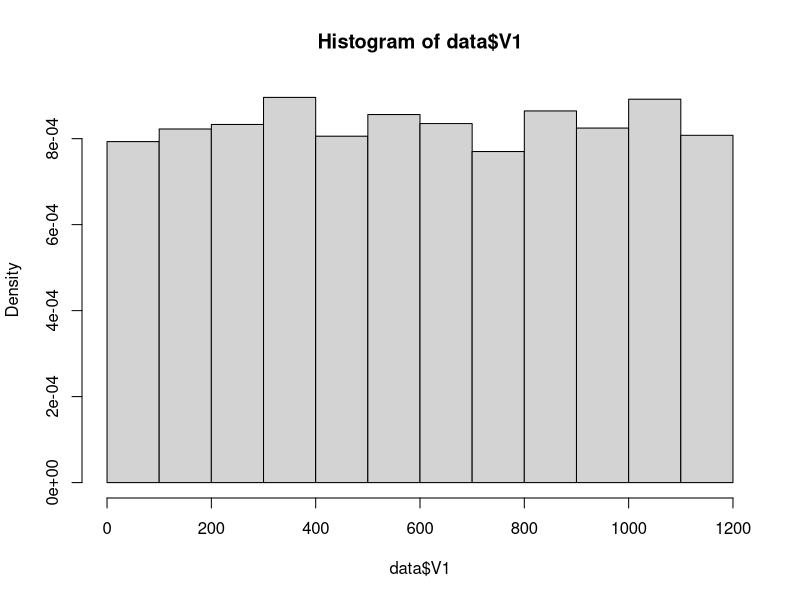
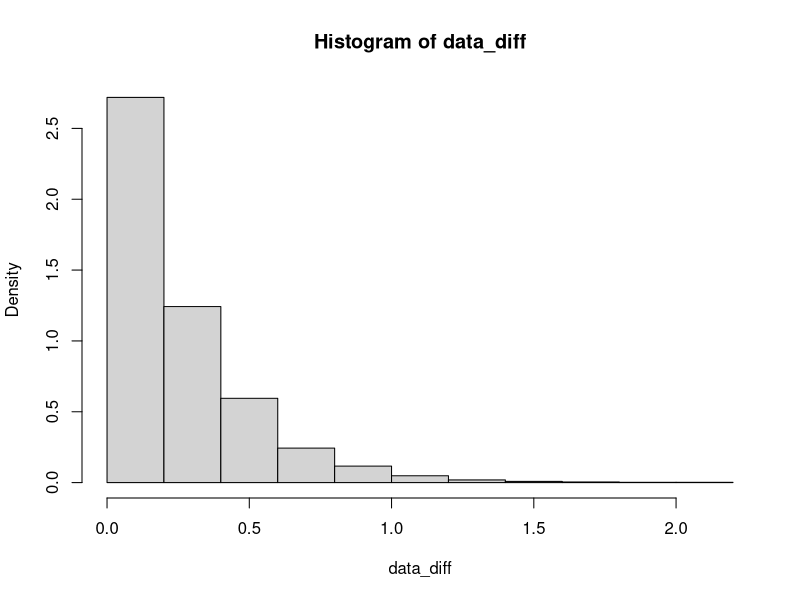
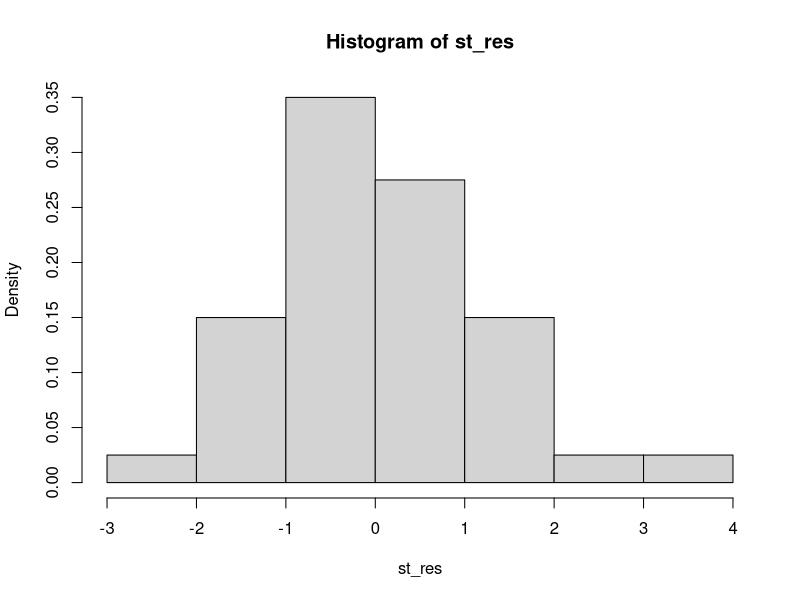
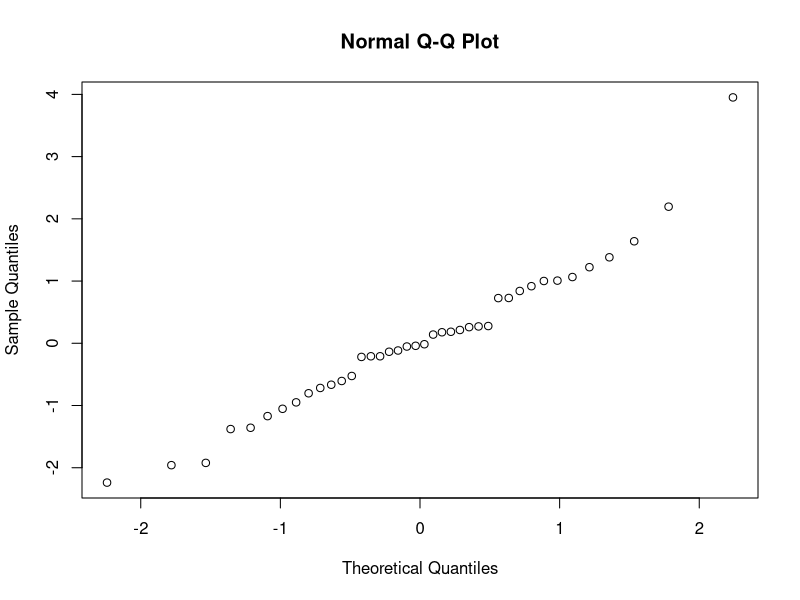
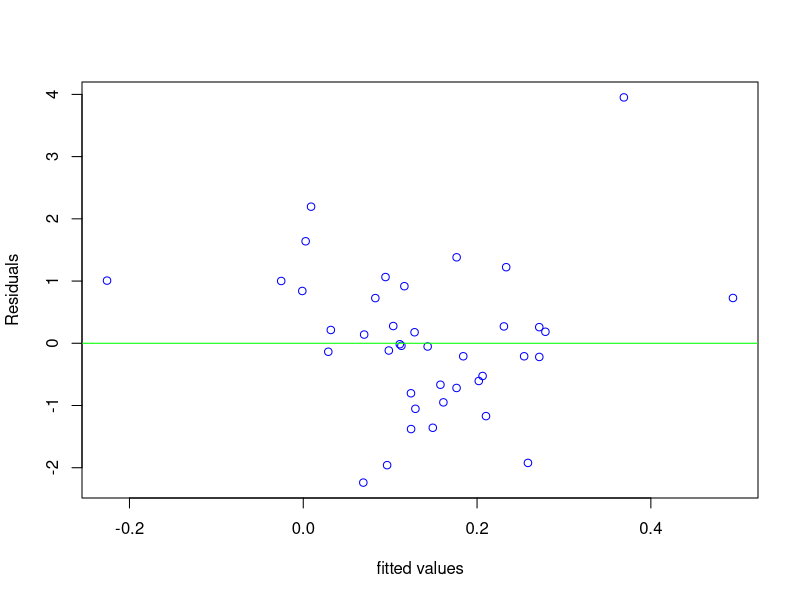

Write R code to recreate these figures, in order.
# Author: Carlos Jesus Caro
# Email: carlos.jesus-caro@edu.dsti.institute

##############################################################################
# Exercise 1
##############################################################################

# Importing the data
data <- read.table('./FinalExam/data1.txt', header = FALSE)
head(data)
class(data$V1)

# Option 1
##########

# Plotting the histogram
hist(data$V1, freq = FALSE)
# Note: Based on the histogream, it looks like an Uniform distribution

# Applying the Kolmogorov-Smirnov test
ks.test(data$V1, punif, min(data$V1), max(data$V1))
# Note: p-value: 0.783 ==> H0 is not rejected, data$V1 seems to be a uniform
# random variable

# Option 2
##########

# Calculating the time arrival between 2 points
data_diff <- diff(data$V1)

# Histogram of the time difference between 2 points from data$V1
hist(data_diff, freq = FALSE)
# Note: Based on the histogream, it looks like an Exponential distribution

c
ks.test(data_diff, pexp, 1 / mean(data_diff))
# Note: p-value: 0.5568 ==> We accept H0, the difference between 2 points of data$V1
# is an exponential random variable

# Calculating lambda
lambda_hat <- 1 / mean(data_diff)
lambda_hat

##############################################################################
# Exercise 2
##############################################################################

# Importing the data
uk_train <- read.table('./FinalExam/ukcomp1_r.dat', header = TRUE)
uk_test <- read.table('./FinalExam/ukcomp2_r.dat', header = TRUE)

# Exploring the training data set
head(uk_train)
class(uk_train)
dim(uk_train)

# Exploring the test data set
head(uk_test)
class(uk_test)
dim(uk_test)

# Note: All variables are numeric

# Checking the correlation
cor(uk_train)
# Note: There is no indication that a varibale can be supressed from
# the correlatin analysis

# Building a linear model
lm_model <- lm(RETCAP~., data = uk_train)
summary(lm_model)
#  Note: Wihtout validating the noise, we can only consider the value
# coefficients since they are calculated with the least squared method
# and the adjusted R^2 value. Additional interpretations require the
# validation of the noise

# Validating the noise
# Step 1: Studiantized residuals
st_res <- rstudent(lm_model)
# Step 2: Histogram analysis
hist(st_res, freq = FALSE)
# Note: it seems to be Gaussian but it is not conclusive
# Step 3: QQ plot
qqnorm(st_res)
# Note: it seems to be ok for a Gaussian noise
# Step 4: checking homoscedasticity
plot.res <- function(x,y,title=" ")
{
  plot(x,y,col='blue',ylab='Residuals',xlab='fitted values',main=title)
  abline(h=0,col='green')
}
plot.res(predict(lm_model), st_res)
# Note: it looks ok for homscedasticity
# Applying the Shapiro test
shapiro.test(st_res)
# Notes: p-value = 0.167 ==> The residuals are Gaussian

# Variable selection
library(MASS)
# 1. AIC Backwards
mod_sel_back <- stepAIC(lm_model, ~., direction = c("backward"), test = "F")
# Note: AIC = -202.44
# Calculating the error
pred_aic_back <- predict(mod_sel_back, newdata = uk_test)
res_aic_back <- pred_aic_back - uk_test$RETCAP
error_aic_back <- mean(res_aic_back^2)

# 2. AIC Forwards
mod_forward <- lm(RETCAP~1,data = uk_train)
mod_sel_forw <- stepAIC(mod_forward, RETCAP~WCFTCL+WCFTDT+GEARRAT+LOGSALE+
  LOGASST+NFATAST+CAPINT+FATTOT+INVTAST+PAYOUT+QUIKRAT+CURRAT,
                        data = uk_train,direction=c("forward"),test="F")
# Note: AIC = -201.57
# Calculating the error
pred_aic_forw <- predict(mod_sel_forw, newdata = uk_test)
res_aic_forw <- pred_aic_forw - uk_test$RETCAP
error_aic_forw <- mean(res_aic_forw^2)

# 3. AIC Stepwise
mod_sel_step <- stepAIC(lm_model, ~., direction = c("both"), test = "F")
# Note: AIC = -202.44
# Calculating the error
pred_aic_step <- predict(mod_sel_step, newdata = uk_test)
res_aic_step <- pred_aic_step - uk_test$RETCAP
error_aic_step <- mean(res_aic_step^2)

# 4. Lasso
library(glmnet)
# Finding the best lambda with cross validation
lasso_cv <- cv.glmnet(as.matrix(uk_train[, -1]), uk_train[, 1], alpha=1)
# Building the model with Lasso and the best lambda
var_sel_lasso <- glmnet(uk_train[, -1], uk_train[, 1], alpha = 1,
                        lambda = lasso_cv$lambda.1se)
# Observing the selected variables by Lasso
var_sel_lasso$beta
# Note: Selected variables = CAPINT, LOGSALE, CURRAT, NFATAST, FATTOT,
# PAYOUT, WCFTCL

# Building the model with Lasso selected variables
mod_sel_lasso <- lm(RETCAP ~ CAPINT + LOGSALE + CURRAT + NFATAST +
                  FATTOT + PAYOUT + WCFTCL, data = uk_train)
summary(mod_sel_lasso)

# Calculating the error
pred_aic_lasso <- predict(mod_sel_lasso, newdata = uk_test)
res_aic_lasso <- pred_aic_lasso - uk_test$RETCAP
error_aic_lasso <- mean(res_aic_lasso^2)
